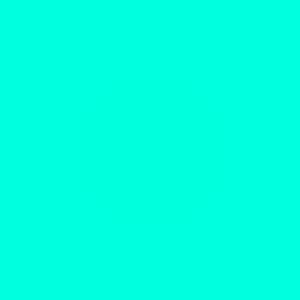
Frame 1 (no input)
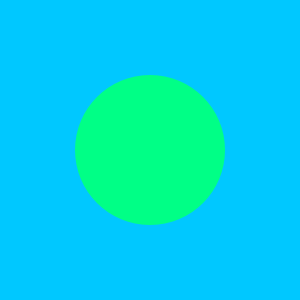
Frame 60 (the mouse pressed at the canvas centre just before this capture)
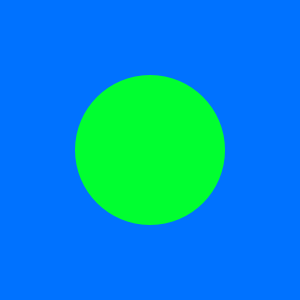
Frame 120 (the mouse held since frame 60 and released just before this capture)

The Processing sketch that drew these frames (run headless with seeded random() and noise(); from frame 60 on, the mouse is pressed at the canvas centre):

// Processing sketch: processing_185673
// ── processing_185673.pde

float i = 0;
void setup() {
  size(300, 300);
  colorMode(HSB);
  noStroke();
}
void draw() {
i=i+0.002;
float fondo = 122+(122*sin(i));
float fondob = 122+(122*sin(i+PI));
background(fondo,255,255);
fill(fondob,255,255);
ellipse(150,150,150,150);
}
